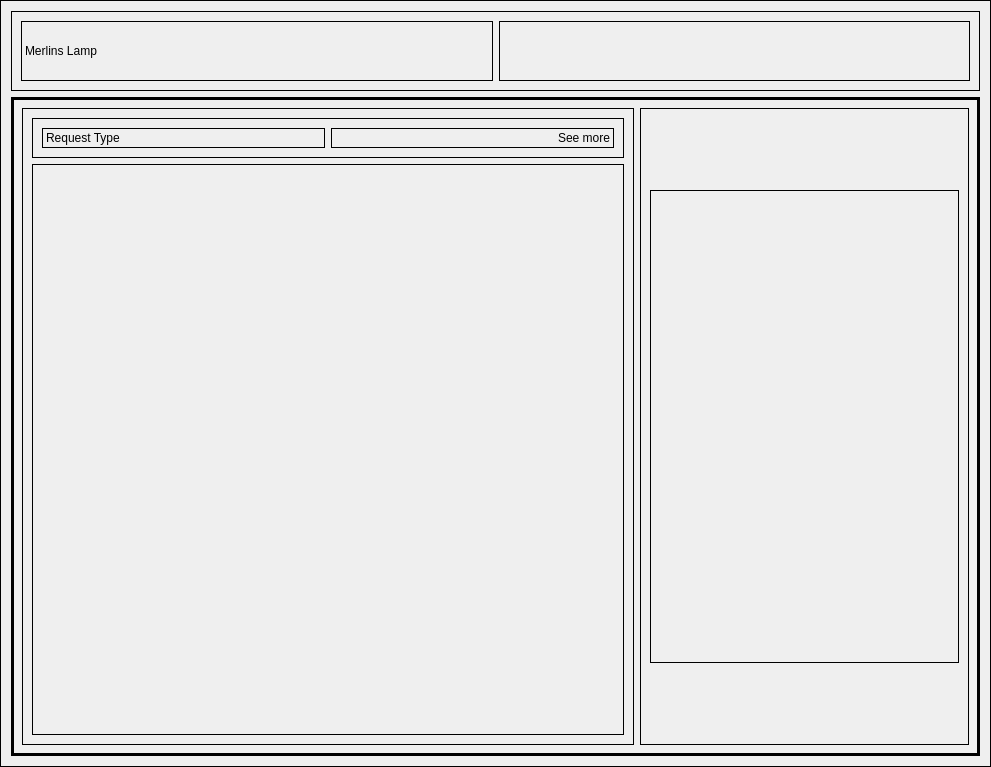
<?xml version="1.0" encoding="UTF-8"?>
<ui version="4.0">
 <class>Form</class>
 <widget class="QWidget" name="Form">
  <property name="geometry">
   <rect>
    <x>0</x>
    <y>0</y>
    <width>991</width>
    <height>767</height>
   </rect>
  </property>
  <property name="windowTitle">
   <string>Form</string>
  </property>
  <property name="styleSheet">
   <string notr="true">border: 1px solid;</string>
  </property>
  <layout class="QVBoxLayout" name="verticalLayout">
   <item>
    <widget class="QFrame" name="frame">
     <property name="minimumSize">
      <size>
       <width>0</width>
       <height>80</height>
      </size>
     </property>
     <property name="maximumSize">
      <size>
       <width>16777215</width>
       <height>80</height>
      </size>
     </property>
     <property name="frameShape">
      <enum>QFrame::Shape::StyledPanel</enum>
     </property>
     <property name="frameShadow">
      <enum>QFrame::Shadow::Raised</enum>
     </property>
     <layout class="QHBoxLayout" name="horizontalLayout_5">
      <item>
       <widget class="QLabel" name="label">
        <property name="text">
         <string>Merlins Lamp</string>
        </property>
       </widget>
      </item>
      <item>
       <widget class="QFrame" name="frame_5">
        <property name="styleSheet">
         <string notr="true">border: 1px solid</string>
        </property>
        <property name="frameShape">
         <enum>QFrame::Shape::StyledPanel</enum>
        </property>
        <property name="frameShadow">
         <enum>QFrame::Shadow::Raised</enum>
        </property>
       </widget>
      </item>
     </layout>
    </widget>
   </item>
   <item>
    <widget class="QFrame" name="frame_2">
     <property name="frameShape">
      <enum>QFrame::Shape::StyledPanel</enum>
     </property>
     <property name="frameShadow">
      <enum>QFrame::Shadow::Raised</enum>
     </property>
     <layout class="QHBoxLayout" name="horizontalLayout">
      <property name="spacing">
       <number>0</number>
      </property>
      <property name="leftMargin">
       <number>0</number>
      </property>
      <property name="topMargin">
       <number>0</number>
      </property>
      <property name="rightMargin">
       <number>0</number>
      </property>
      <property name="bottomMargin">
       <number>0</number>
      </property>
      <item>
       <widget class="QScrollArea" name="scrollArea">
        <property name="widgetResizable">
         <bool>true</bool>
        </property>
        <widget class="QWidget" name="scrollAreaWidgetContents">
         <property name="geometry">
          <rect>
           <x>0</x>
           <y>0</y>
           <width>969</width>
           <height>659</height>
          </rect>
         </property>
         <layout class="QHBoxLayout" name="horizontalLayout_2">
          <item>
           <widget class="QFrame" name="frame_3">
            <property name="minimumSize">
             <size>
              <width>0</width>
              <height>630</height>
             </size>
            </property>
            <property name="frameShape">
             <enum>QFrame::Shape::StyledPanel</enum>
            </property>
            <property name="frameShadow">
             <enum>QFrame::Shadow::Raised</enum>
            </property>
            <layout class="QVBoxLayout" name="verticalLayout_2">
             <item>
              <widget class="QFrame" name="frame_16">
               <property name="sizePolicy">
                <sizepolicy hsizetype="Preferred" vsizetype="Preferred">
                 <horstretch>0</horstretch>
                 <verstretch>0</verstretch>
                </sizepolicy>
               </property>
               <property name="maximumSize">
                <size>
                 <width>16777215</width>
                 <height>40</height>
                </size>
               </property>
               <property name="frameShape">
                <enum>QFrame::Shape::StyledPanel</enum>
               </property>
               <property name="frameShadow">
                <enum>QFrame::Shadow::Raised</enum>
               </property>
               <layout class="QHBoxLayout" name="horizontalLayout_4">
                <item>
                 <widget class="QLabel" name="label_2">
                  <property name="text">
                   <string>Request Type</string>
                  </property>
                 </widget>
                </item>
                <item>
                 <widget class="QLabel" name="label_3">
                  <property name="text">
                   <string>See more</string>
                  </property>
                  <property name="alignment">
                   <set>Qt::AlignmentFlag::AlignRight|Qt::AlignmentFlag::AlignTrailing|Qt::AlignmentFlag::AlignVCenter</set>
                  </property>
                 </widget>
                </item>
               </layout>
              </widget>
             </item>
             <item>
              <widget class="QFrame" name="frame_7">
               <property name="mouseTracking">
                <bool>false</bool>
               </property>
               <property name="frameShape">
                <enum>QFrame::Shape::StyledPanel</enum>
               </property>
               <property name="frameShadow">
                <enum>QFrame::Shadow::Raised</enum>
               </property>
               <layout class="QGridLayout" name="gridLayout"/>
              </widget>
             </item>
            </layout>
           </widget>
          </item>
          <item>
           <widget class="QFrame" name="frame_6">
            <property name="maximumSize">
             <size>
              <width>329</width>
              <height>16777215</height>
             </size>
            </property>
            <property name="frameShape">
             <enum>QFrame::Shape::StyledPanel</enum>
            </property>
            <property name="frameShadow">
             <enum>QFrame::Shadow::Raised</enum>
            </property>
            <layout class="QHBoxLayout" name="horizontalLayout_3">
             <item>
              <widget class="QFrame" name="frame_4">
               <property name="maximumSize">
                <size>
                 <width>329</width>
                 <height>473</height>
                </size>
               </property>
               <property name="styleSheet">
                <string notr="true">bo</string>
               </property>
               <property name="frameShape">
                <enum>QFrame::Shape::StyledPanel</enum>
               </property>
               <property name="frameShadow">
                <enum>QFrame::Shadow::Raised</enum>
               </property>
              </widget>
             </item>
            </layout>
           </widget>
          </item>
         </layout>
        </widget>
       </widget>
      </item>
     </layout>
    </widget>
   </item>
  </layout>
 </widget>
 <resources/>
 <connections/>
</ui>
